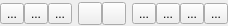
<?xml version="1.0" encoding="UTF-8"?>
<ui version="4.0">
 <class>mqDisplayControlsWidget</class>
 <widget class="QWidget" name="mqDisplayControlsWidget">
  <property name="geometry">
   <rect>
    <x>0</x>
    <y>0</y>
    <width>223</width>
    <height>26</height>
   </rect>
  </property>
  <property name="sizePolicy">
   <sizepolicy hsizetype="Fixed" vsizetype="Fixed">
    <horstretch>0</horstretch>
    <verstretch>0</verstretch>
   </sizepolicy>
  </property>
  <property name="windowTitle">
   <string>Form</string>
  </property>
  <layout class="QVBoxLayout" name="mainLayout">
   <property name="spacing">
    <number>0</number>
   </property>
   <property name="leftMargin">
    <number>0</number>
   </property>
   <property name="topMargin">
    <number>0</number>
   </property>
   <property name="rightMargin">
    <number>0</number>
   </property>
   <property name="bottomMargin">
    <number>0</number>
   </property>
   <item>
    <layout class="QVBoxLayout" name="verticalLayout" stretch="0">
     <property name="spacing">
      <number>0</number>
     </property>
     <property name="topMargin">
      <number>1</number>
     </property>
     <property name="bottomMargin">
      <number>0</number>
     </property>
     <item>
      <layout class="QHBoxLayout" name="horizontalLayout">
       <property name="spacing">
        <number>0</number>
       </property>
       <item>
        <widget class="QToolButton" name="GridToggle">
         <property name="toolTip">
          <string>Grid : show or hide</string>
         </property>
         <property name="text">
          <string>...</string>
         </property>
         <property name="icon">
          <iconset resource="../Icons/icons.qrc">
           <normaloff>:/Icons/grid.png</normaloff>:/Icons/grid.png</iconset>
         </property>
         <property name="checkable">
          <bool>true</bool>
         </property>
        </widget>
       </item>
       <item>
        <widget class="QToolButton" name="OrientationHelperToggle">
         <property name="toolTip">
          <string>Orientation helper : show or hide</string>
         </property>
         <property name="text">
          <string>...</string>
         </property>
         <property name="icon">
          <iconset resource="../Icons/icons.qrc">
           <normaloff>:/Icons/orientation_helper.png</normaloff>:/Icons/orientation_helper.png</iconset>
         </property>
         <property name="checkable">
          <bool>true</bool>
         </property>
        </widget>
       </item>
       <item>
        <widget class="QToolButton" name="RendererAnaglyphToggle">
         <property name="toolTip">
          <string>Anaglyph mode on/off</string>
         </property>
         <property name="text">
          <string>...</string>
         </property>
         <property name="icon">
          <iconset resource="../Icons/icons.qrc">
           <normaloff>:/Icons/renderer_anaglyph.png</normaloff>:/Icons/renderer_anaglyph.png</iconset>
         </property>
         <property name="checkable">
          <bool>true</bool>
         </property>
        </widget>
       </item>
       <item>
        <widget class="Line" name="line">
         <property name="sizePolicy">
          <sizepolicy hsizetype="Fixed" vsizetype="Fixed">
           <horstretch>0</horstretch>
           <verstretch>0</verstretch>
          </sizepolicy>
         </property>
         <property name="frameShadow">
          <enum>QFrame::Plain</enum>
         </property>
         <property name="lineWidth">
          <number>1</number>
         </property>
         <property name="midLineWidth">
          <number>0</number>
         </property>
         <property name="orientation">
          <enum>Qt::Vertical</enum>
         </property>
        </widget>
       </item>
       <item>
        <widget class="Line" name="line_3">
         <property name="sizePolicy">
          <sizepolicy hsizetype="Fixed" vsizetype="Fixed">
           <horstretch>0</horstretch>
           <verstretch>0</verstretch>
          </sizepolicy>
         </property>
         <property name="orientation">
          <enum>Qt::Vertical</enum>
         </property>
        </widget>
       </item>
       <item>
        <widget class="QToolButton" name="ClippingPlaneOnOff">
         <property name="toolTip">
          <string>Clipping plane On/Off toggle</string>
         </property>
         <property name="text">
          <string/>
         </property>
         <property name="icon">
          <iconset resource="../Icons/icons.qrc">
           <normaloff>:/Icons/clipping_plane_off.png</normaloff>
           <normalon>:/Icons/clipping_plane_on.png</normalon>:/Icons/clipping_plane_off.png</iconset>
         </property>
         <property name="checkable">
          <bool>true</bool>
         </property>
         <property name="checked">
          <bool>false</bool>
         </property>
        </widget>
       </item>
       <item>
        <widget class="QToolButton" name="BackFaceCullingOnOff">
         <property name="toolTip">
          <string>Backface culling On/Off toggle</string>
         </property>
         <property name="text">
          <string/>
         </property>
         <property name="icon">
          <iconset resource="../Icons/icons.qrc">
           <normaloff>:/Icons/backface_on.png</normaloff>
           <normalon>:/Icons/backface_off.png</normalon>:/Icons/backface_on.png</iconset>
         </property>
         <property name="checkable">
          <bool>true</bool>
         </property>
         <property name="checked">
          <bool>false</bool>
         </property>
        </widget>
       </item>
       <item>
        <widget class="Line" name="line_4">
         <property name="sizePolicy">
          <sizepolicy hsizetype="Fixed" vsizetype="Fixed">
           <horstretch>0</horstretch>
           <verstretch>0</verstretch>
          </sizepolicy>
         </property>
         <property name="orientation">
          <enum>Qt::Vertical</enum>
         </property>
        </widget>
       </item>
       <item>
        <widget class="Line" name="line_2">
         <property name="sizePolicy">
          <sizepolicy hsizetype="Fixed" vsizetype="Fixed">
           <horstretch>0</horstretch>
           <verstretch>0</verstretch>
          </sizepolicy>
         </property>
         <property name="frameShadow">
          <enum>QFrame::Plain</enum>
         </property>
         <property name="orientation">
          <enum>Qt::Vertical</enum>
         </property>
        </widget>
       </item>
       <item>
        <widget class="QToolButton" name="pointNormals">
         <property name="text">
          <string>...</string>
         </property>
         <property name="icon">
          <iconset resource="../Icons/icons.qrc">
           <normaloff>:/Icons/point_normals.png</normaloff>:/Icons/point_normals.png</iconset>
         </property>
         <property name="checkable">
          <bool>true</bool>
         </property>
         <property name="checked">
          <bool>false</bool>
         </property>
        </widget>
       </item>
       <item>
        <widget class="QToolButton" name="cellNormals">
         <property name="text">
          <string>...</string>
         </property>
         <property name="icon">
          <iconset resource="../Icons/icons.qrc">
           <normaloff>:/Icons/cell_normals.png</normaloff>:/Icons/cell_normals.png</iconset>
         </property>
         <property name="checkable">
          <bool>true</bool>
         </property>
        </widget>
       </item>
       <item>
        <widget class="QToolButton" name="wireframe">
         <property name="text">
          <string>...</string>
         </property>
         <property name="icon">
          <iconset resource="../Icons/icons.qrc">
           <normaloff>:/Icons/wireframe.png</normaloff>:/Icons/wireframe.png</iconset>
         </property>
         <property name="checkable">
          <bool>true</bool>
         </property>
        </widget>
       </item>
       <item>
        <widget class="QToolButton" name="points">
         <property name="text">
          <string>...</string>
         </property>
         <property name="icon">
          <iconset resource="../Icons/icons.qrc">
           <normaloff>:/Icons/points.png</normaloff>:/Icons/points.png</iconset>
         </property>
         <property name="checkable">
          <bool>true</bool>
         </property>
        </widget>
       </item>
      </layout>
     </item>
    </layout>
   </item>
  </layout>
 </widget>
 <resources>
  <include location="../Icons/icons.qrc"/>
 </resources>
 <connections/>
</ui>
